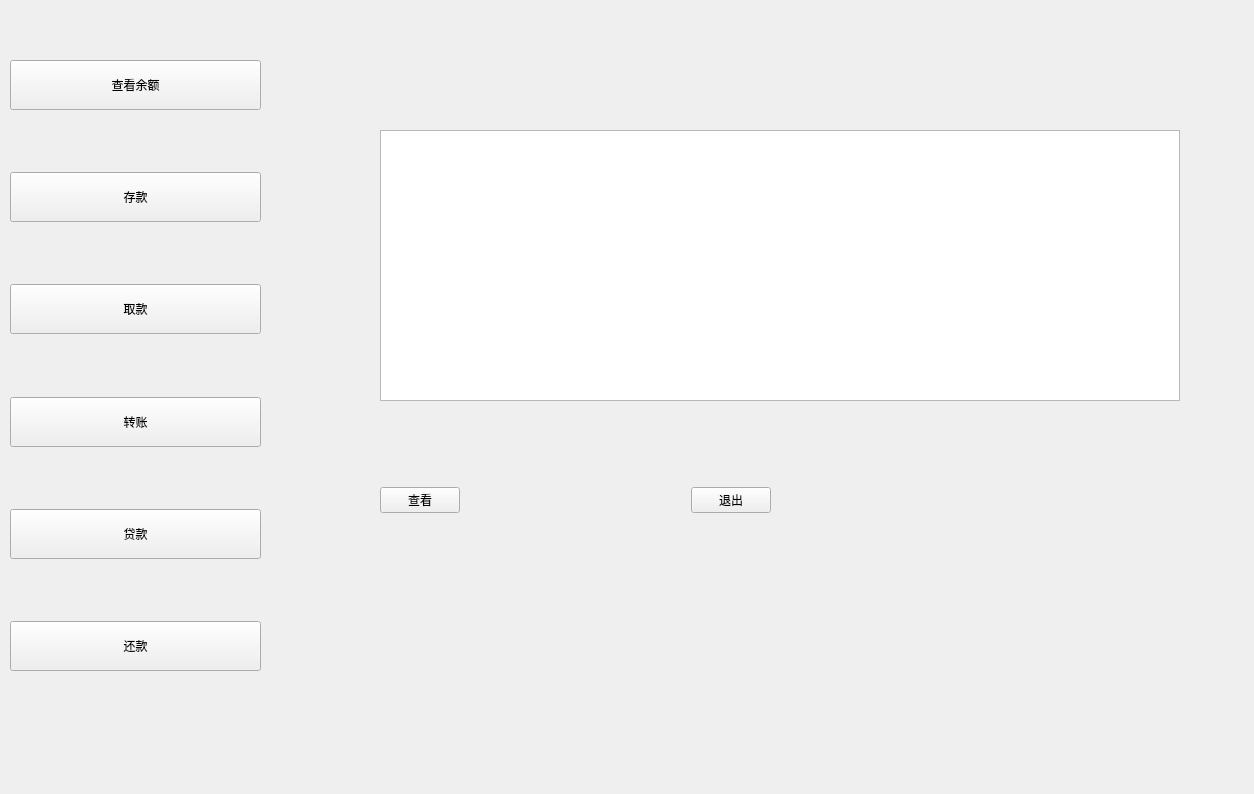
<?xml version="1.0" encoding="UTF-8"?>
<ui version="4.0">
 <class>function</class>
 <widget class="QWidget" name="function">
  <property name="geometry">
   <rect>
    <x>0</x>
    <y>0</y>
    <width>1254</width>
    <height>794</height>
   </rect>
  </property>
  <property name="windowTitle">
   <string>用户功能界面</string>
  </property>
  <widget class="QWidget" name="widget" native="true">
   <property name="geometry">
    <rect>
     <x>10</x>
     <y>60</y>
     <width>251</width>
     <height>611</height>
    </rect>
   </property>
   <layout class="QVBoxLayout" name="verticalLayout">
    <item>
     <widget class="QPushButton" name="check_balance">
      <property name="minimumSize">
       <size>
        <width>10</width>
        <height>50</height>
       </size>
      </property>
      <property name="text">
       <string>查看余额</string>
      </property>
     </widget>
    </item>
    <item>
     <spacer name="verticalSpacer_5">
      <property name="orientation">
       <enum>Qt::Vertical</enum>
      </property>
      <property name="sizeHint" stdset="0">
       <size>
        <width>20</width>
        <height>40</height>
       </size>
      </property>
     </spacer>
    </item>
    <item>
     <widget class="QPushButton" name="deposit_Button">
      <property name="minimumSize">
       <size>
        <width>10</width>
        <height>50</height>
       </size>
      </property>
      <property name="text">
       <string>存款</string>
      </property>
     </widget>
    </item>
    <item>
     <spacer name="verticalSpacer">
      <property name="orientation">
       <enum>Qt::Vertical</enum>
      </property>
      <property name="sizeHint" stdset="0">
       <size>
        <width>20</width>
        <height>30</height>
       </size>
      </property>
     </spacer>
    </item>
    <item>
     <widget class="QPushButton" name="withdraw_Button">
      <property name="minimumSize">
       <size>
        <width>10</width>
        <height>50</height>
       </size>
      </property>
      <property name="text">
       <string>取款</string>
      </property>
     </widget>
    </item>
    <item>
     <spacer name="verticalSpacer_2">
      <property name="orientation">
       <enum>Qt::Vertical</enum>
      </property>
      <property name="sizeHint" stdset="0">
       <size>
        <width>20</width>
        <height>31</height>
       </size>
      </property>
     </spacer>
    </item>
    <item>
     <widget class="QPushButton" name="transfer_Button">
      <property name="minimumSize">
       <size>
        <width>10</width>
        <height>50</height>
       </size>
      </property>
      <property name="text">
       <string>转账</string>
      </property>
     </widget>
    </item>
    <item>
     <spacer name="verticalSpacer_3">
      <property name="orientation">
       <enum>Qt::Vertical</enum>
      </property>
      <property name="sizeHint" stdset="0">
       <size>
        <width>20</width>
        <height>30</height>
       </size>
      </property>
     </spacer>
    </item>
    <item>
     <widget class="QPushButton" name="loan_Button">
      <property name="minimumSize">
       <size>
        <width>10</width>
        <height>50</height>
       </size>
      </property>
      <property name="text">
       <string>贷款</string>
      </property>
     </widget>
    </item>
    <item>
     <spacer name="verticalSpacer_4">
      <property name="orientation">
       <enum>Qt::Vertical</enum>
      </property>
      <property name="sizeHint" stdset="0">
       <size>
        <width>20</width>
        <height>30</height>
       </size>
      </property>
     </spacer>
    </item>
    <item>
     <widget class="QPushButton" name="repayment_Button">
      <property name="minimumSize">
       <size>
        <width>10</width>
        <height>50</height>
       </size>
      </property>
      <property name="text">
       <string>还款</string>
      </property>
     </widget>
    </item>
   </layout>
  </widget>
  <widget class="QStackedWidget" name="stackedWindows">
   <property name="geometry">
    <rect>
     <x>260</x>
     <y>70</y>
     <width>971</width>
     <height>601</height>
    </rect>
   </property>
   <property name="currentIndex">
    <number>0</number>
   </property>
   <widget class="QWidget" name="index1">
    <widget class="QTextBrowser" name="moneyBrowser">
     <property name="geometry">
      <rect>
       <x>120</x>
       <y>60</y>
       <width>800</width>
       <height>271</height>
      </rect>
     </property>
    </widget>
    <widget class="QWidget" name="widget_4" native="true">
     <property name="geometry">
      <rect>
       <x>120</x>
       <y>390</y>
       <width>391</width>
       <height>81</height>
      </rect>
     </property>
     <layout class="QHBoxLayout" name="horizontalLayout_3">
      <item>
       <widget class="QPushButton" name="brower">
        <property name="text">
         <string>查看</string>
        </property>
       </widget>
      </item>
      <item>
       <spacer name="horizontalSpacer_3">
        <property name="orientation">
         <enum>Qt::Horizontal</enum>
        </property>
        <property name="sizeHint" stdset="0">
         <size>
          <width>138</width>
          <height>20</height>
         </size>
        </property>
       </spacer>
      </item>
      <item>
       <widget class="QPushButton" name="pushButton_4">
        <property name="text">
         <string>退出</string>
        </property>
       </widget>
      </item>
     </layout>
    </widget>
   </widget>
   <widget class="QWidget" name="index2">
    <widget class="QWidget" name="deposit_window" native="true">
     <property name="geometry">
      <rect>
       <x>0</x>
       <y>0</y>
       <width>561</width>
       <height>331</height>
      </rect>
     </property>
     <property name="layoutDirection">
      <enum>Qt::LeftToRight</enum>
     </property>
     <widget class="QWidget" name="widget_2" native="true">
      <property name="geometry">
       <rect>
        <x>120</x>
        <y>60</y>
        <width>301</width>
        <height>31</height>
       </rect>
      </property>
      <layout class="QHBoxLayout" name="horizontalLayout">
       <property name="leftMargin">
        <number>0</number>
       </property>
       <property name="topMargin">
        <number>0</number>
       </property>
       <property name="rightMargin">
        <number>0</number>
       </property>
       <property name="bottomMargin">
        <number>0</number>
       </property>
       <item>
        <widget class="QLabel" name="label">
         <property name="text">
          <string>存款</string>
         </property>
        </widget>
       </item>
       <item>
        <spacer name="horizontalSpacer">
         <property name="orientation">
          <enum>Qt::Horizontal</enum>
         </property>
         <property name="sizeHint" stdset="0">
          <size>
           <width>40</width>
           <height>20</height>
          </size>
         </property>
        </spacer>
       </item>
       <item>
        <widget class="QTextEdit" name="text_Deposit"/>
       </item>
      </layout>
     </widget>
     <widget class="QPushButton" name="pushButton">
      <property name="geometry">
       <rect>
        <x>120</x>
        <y>180</y>
        <width>120</width>
        <height>60</height>
       </rect>
      </property>
      <property name="text">
       <string>确定</string>
      </property>
     </widget>
    </widget>
   </widget>
   <widget class="QWidget" name="index3">
    <property name="sizePolicy">
     <sizepolicy hsizetype="Preferred" vsizetype="Preferred">
      <horstretch>0</horstretch>
      <verstretch>0</verstretch>
     </sizepolicy>
    </property>
    <widget class="QWidget" name="withdraw_window" native="true">
     <property name="geometry">
      <rect>
       <x>0</x>
       <y>0</y>
       <width>561</width>
       <height>311</height>
      </rect>
     </property>
     <widget class="QPushButton" name="pushButton_2">
      <property name="geometry">
       <rect>
        <x>120</x>
        <y>180</y>
        <width>120</width>
        <height>60</height>
       </rect>
      </property>
      <property name="text">
       <string>确定</string>
      </property>
     </widget>
     <widget class="QWidget" name="widget_3" native="true">
      <property name="geometry">
       <rect>
        <x>120</x>
        <y>60</y>
        <width>301</width>
        <height>31</height>
       </rect>
      </property>
      <layout class="QHBoxLayout" name="horizontalLayout_2">
       <property name="leftMargin">
        <number>0</number>
       </property>
       <property name="topMargin">
        <number>0</number>
       </property>
       <property name="rightMargin">
        <number>0</number>
       </property>
       <property name="bottomMargin">
        <number>0</number>
       </property>
       <item>
        <widget class="QLabel" name="label_2">
         <property name="text">
          <string>取款</string>
         </property>
        </widget>
       </item>
       <item>
        <spacer name="horizontalSpacer_2">
         <property name="orientation">
          <enum>Qt::Horizontal</enum>
         </property>
         <property name="sizeHint" stdset="0">
          <size>
           <width>40</width>
           <height>20</height>
          </size>
         </property>
        </spacer>
       </item>
       <item>
        <widget class="QTextEdit" name="text_Draw"/>
       </item>
      </layout>
     </widget>
    </widget>
   </widget>
   <widget class="QWidget" name="index4">
    <widget class="QWidget" name="widget_5" native="true">
     <property name="geometry">
      <rect>
       <x>100</x>
       <y>60</y>
       <width>621</width>
       <height>131</height>
      </rect>
     </property>
     <layout class="QVBoxLayout" name="verticalLayout_2">
      <property name="leftMargin">
       <number>0</number>
      </property>
      <property name="topMargin">
       <number>0</number>
      </property>
      <property name="rightMargin">
       <number>0</number>
      </property>
      <property name="bottomMargin">
       <number>0</number>
      </property>
      <item>
       <widget class="QWidget" name="widget_6" native="true">
        <layout class="QHBoxLayout" name="horizontalLayout_4">
         <property name="leftMargin">
          <number>0</number>
         </property>
         <property name="topMargin">
          <number>0</number>
         </property>
         <property name="rightMargin">
          <number>0</number>
         </property>
         <property name="bottomMargin">
          <number>0</number>
         </property>
         <item>
          <widget class="QLabel" name="label_3">
           <property name="text">
            <string>转账卡号</string>
           </property>
          </widget>
         </item>
         <item>
          <spacer name="horizontalSpacer_4">
           <property name="orientation">
            <enum>Qt::Horizontal</enum>
           </property>
           <property name="sizeHint" stdset="0">
            <size>
             <width>87</width>
             <height>20</height>
            </size>
           </property>
          </spacer>
         </item>
         <item>
          <widget class="QTextEdit" name="text_cardnumber"/>
         </item>
        </layout>
       </widget>
      </item>
      <item>
       <widget class="QWidget" name="widget_7" native="true">
        <layout class="QHBoxLayout" name="horizontalLayout_5">
         <property name="leftMargin">
          <number>0</number>
         </property>
         <property name="topMargin">
          <number>0</number>
         </property>
         <property name="rightMargin">
          <number>0</number>
         </property>
         <property name="bottomMargin">
          <number>0</number>
         </property>
         <item>
          <widget class="QLabel" name="label_4">
           <property name="text">
            <string>转账金额</string>
           </property>
          </widget>
         </item>
         <item>
          <spacer name="horizontalSpacer_5">
           <property name="orientation">
            <enum>Qt::Horizontal</enum>
           </property>
           <property name="sizeHint" stdset="0">
            <size>
             <width>87</width>
             <height>20</height>
            </size>
           </property>
          </spacer>
         </item>
         <item>
          <widget class="QTextEdit" name="text_Money"/>
         </item>
        </layout>
       </widget>
      </item>
     </layout>
    </widget>
    <widget class="QPushButton" name="transfer_ok">
     <property name="geometry">
      <rect>
       <x>100</x>
       <y>260</y>
       <width>120</width>
       <height>60</height>
      </rect>
     </property>
     <property name="text">
      <string>确认</string>
     </property>
    </widget>
   </widget>
   <widget class="QWidget" name="index5">
    <widget class="QWidget" name="widget_8" native="true">
     <property name="geometry">
      <rect>
       <x>10</x>
       <y>10</y>
       <width>801</width>
       <height>441</height>
      </rect>
     </property>
     <layout class="QVBoxLayout" name="verticalLayout_3">
      <item>
       <widget class="QWidget" name="widget_9" native="true">
        <layout class="QHBoxLayout" name="horizontalLayout_6">
         <item>
          <widget class="QLabel" name="label_5">
           <property name="text">
            <string>贷款额度（￥）</string>
           </property>
          </widget>
         </item>
         <item>
          <widget class="Line" name="line">
           <property name="orientation">
            <enum>Qt::Horizontal</enum>
           </property>
          </widget>
         </item>
         <item>
          <spacer name="horizontalSpacer_6">
           <property name="orientation">
            <enum>Qt::Horizontal</enum>
           </property>
           <property name="sizeHint" stdset="0">
            <size>
             <width>40</width>
             <height>20</height>
            </size>
           </property>
          </spacer>
         </item>
         <item>
          <widget class="QTextEdit" name="loan_amount">
           <property name="minimumSize">
            <size>
             <width>400</width>
             <height>80</height>
            </size>
           </property>
          </widget>
         </item>
        </layout>
       </widget>
      </item>
      <item>
       <widget class="QWidget" name="widget_10" native="true">
        <layout class="QHBoxLayout" name="horizontalLayout_7">
         <item>
          <widget class="QLabel" name="label_6">
           <property name="text">
            <string>贷款周期(月)</string>
           </property>
          </widget>
         </item>
         <item>
          <spacer name="horizontalSpacer_7">
           <property name="orientation">
            <enum>Qt::Horizontal</enum>
           </property>
           <property name="sizeHint" stdset="0">
            <size>
             <width>40</width>
             <height>20</height>
            </size>
           </property>
          </spacer>
         </item>
         <item>
          <widget class="QTextEdit" name="loan_duration_months">
           <property name="minimumSize">
            <size>
             <width>400</width>
             <height>80</height>
            </size>
           </property>
          </widget>
         </item>
        </layout>
       </widget>
      </item>
      <item>
       <widget class="QWidget" name="widget_12" native="true">
        <layout class="QHBoxLayout" name="horizontalLayout_9">
         <item>
          <widget class="QLabel" name="label_8">
           <property name="text">
            <string>利率(%)</string>
           </property>
          </widget>
         </item>
         <item>
          <spacer name="horizontalSpacer_9">
           <property name="orientation">
            <enum>Qt::Horizontal</enum>
           </property>
           <property name="sizeHint" stdset="0">
            <size>
             <width>40</width>
             <height>20</height>
            </size>
           </property>
          </spacer>
         </item>
         <item>
          <widget class="QTextEdit" name="loan_interst">
           <property name="minimumSize">
            <size>
             <width>400</width>
             <height>80</height>
            </size>
           </property>
          </widget>
         </item>
        </layout>
       </widget>
      </item>
      <item>
       <widget class="QWidget" name="widget_13" native="true">
        <layout class="QHBoxLayout" name="horizontalLayout_10">
         <item>
          <widget class="QLabel" name="label_9">
           <property name="text">
            <string>每月还款日（1-31日）</string>
           </property>
          </widget>
         </item>
         <item>
          <spacer name="horizontalSpacer_10">
           <property name="orientation">
            <enum>Qt::Horizontal</enum>
           </property>
           <property name="sizeHint" stdset="0">
            <size>
             <width>40</width>
             <height>20</height>
            </size>
           </property>
          </spacer>
         </item>
         <item>
          <widget class="QTextEdit" name="loan_month_due_date">
           <property name="minimumSize">
            <size>
             <width>400</width>
             <height>80</height>
            </size>
           </property>
          </widget>
         </item>
        </layout>
       </widget>
      </item>
      <item>
       <widget class="QWidget" name="widget_15" native="true">
        <layout class="QHBoxLayout" name="horizontalLayout_12">
         <item>
          <widget class="QLabel" name="label_11">
           <property name="text">
            <string>每月最小还款（￥）</string>
           </property>
          </widget>
         </item>
         <item>
          <spacer name="horizontalSpacer_12">
           <property name="orientation">
            <enum>Qt::Horizontal</enum>
           </property>
           <property name="sizeHint" stdset="0">
            <size>
             <width>440</width>
             <height>20</height>
            </size>
           </property>
          </spacer>
         </item>
         <item>
          <widget class="QTextEdit" name="loan_min_payment">
           <property name="minimumSize">
            <size>
             <width>400</width>
             <height>80</height>
            </size>
           </property>
          </widget>
         </item>
        </layout>
       </widget>
      </item>
     </layout>
     <zorder>widget_12</zorder>
     <zorder>widget_13</zorder>
     <zorder>widget_15</zorder>
     <zorder>widget_9</zorder>
     <zorder>widget_10</zorder>
    </widget>
    <widget class="QPushButton" name="loan_OK">
     <property name="geometry">
      <rect>
       <x>120</x>
       <y>480</y>
       <width>181</width>
       <height>51</height>
      </rect>
     </property>
     <property name="text">
      <string>确定</string>
     </property>
    </widget>
   </widget>
   <widget class="QWidget" name="index6">
    <widget class="QWidget" name="widget_11" native="true">
     <property name="geometry">
      <rect>
       <x>10</x>
       <y>10</y>
       <width>761</width>
       <height>121</height>
      </rect>
     </property>
     <layout class="QVBoxLayout" name="verticalLayout_4">
      <item>
       <widget class="QWidget" name="widget_14" native="true">
        <layout class="QHBoxLayout" name="horizontalLayout_8">
         <item>
          <widget class="QLabel" name="label_7">
           <property name="text">
            <string>还款（￥）</string>
           </property>
          </widget>
         </item>
         <item>
          <widget class="Line" name="line_2">
           <property name="orientation">
            <enum>Qt::Horizontal</enum>
           </property>
          </widget>
         </item>
         <item>
          <spacer name="horizontalSpacer_8">
           <property name="orientation">
            <enum>Qt::Horizontal</enum>
           </property>
           <property name="sizeHint" stdset="0">
            <size>
             <width>40</width>
             <height>20</height>
            </size>
           </property>
          </spacer>
         </item>
         <item>
          <widget class="QTextEdit" name="loan_back_money">
           <property name="minimumSize">
            <size>
             <width>500</width>
             <height>80</height>
            </size>
           </property>
          </widget>
         </item>
        </layout>
       </widget>
      </item>
     </layout>
    </widget>
    <widget class="QPushButton" name="button_payback_loan">
     <property name="geometry">
      <rect>
       <x>40</x>
       <y>170</y>
       <width>150</width>
       <height>80</height>
      </rect>
     </property>
     <property name="text">
      <string>确定还款</string>
     </property>
    </widget>
    <widget class="QPushButton" name="button_look_cur_loan">
     <property name="geometry">
      <rect>
       <x>40</x>
       <y>290</y>
       <width>150</width>
       <height>90</height>
      </rect>
     </property>
     <property name="minimumSize">
      <size>
       <width>120</width>
       <height>60</height>
      </size>
     </property>
     <property name="text">
      <string>查看当前贷款</string>
     </property>
    </widget>
    <widget class="QTextBrowser" name="cur_loan_brower">
     <property name="geometry">
      <rect>
       <x>234</x>
       <y>270</y>
       <width>600</width>
       <height>133</height>
      </rect>
     </property>
     <property name="minimumSize">
      <size>
       <width>400</width>
       <height>85</height>
      </size>
     </property>
    </widget>
   </widget>
  </widget>
 </widget>
 <resources/>
 <connections/>
</ui>
